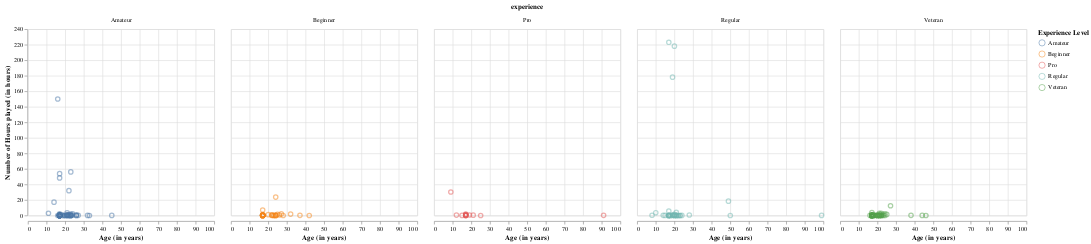

Notebook cell for this chart:
### Markdown cell above
Now we will create our scatter plots using the alt.Chart function so we can observe the patterns or trends in the data allowing for easier identification of which types of players tend to play for more hours.

Scatter plots show whether there is a relationsip bewteen experience level and played hours, or between gender and played hours. We can also see what age groups are more likely to contribute.

### Code cell
players_plot_experience = alt.Chart(players_filtered).mark_point(opacity=0.5, size=50).encode(
    x=alt.X('age').scale(zero=False).title("Age (in years)"),
    y=alt.Y('played_hours').scale(zero=False)
    .title("Number of Hours played (in hours)"), 
    color=alt.Color("experience").title("Experience Level")
).facet(
    "experience:N",
    columns=5
).configure_axis(titleFontSize=12)

players_plot_experience

### Figure 1 — Vega-Lite specification as saved in the notebook (floating-point values rounded to 4 significant figures; data arrays with more than 128 entries replaced by an {"elided": "..."} marker saying what was removed)
{"config": {"view": {"continuousWidth": 300, "continuousHeight": 300}, "axis": {"titleFontSize": 12}}, "data": {"name": "data-f032263d678c6e1b98de0a0e51f74ecf"}, "facet": {"field": "experience", "type": "nominal"}, "spec": {"mark": {"type": "point", "opacity": 0.5, "size": 50}, "encoding": {"color": {"field": "experience", "title": "Experience Level", "type": "nominal"}, "x": {"field": "age", "scale": {"zero": false}, "title": "Age (in years)", "type": "quantitative"}, "y": {"field": "played_hours", "scale": {"zero": false}, "title": "Number of Hours played (in hours)", "type": "quantitative"}}}, "columns": 5, "$schema": "https://vega.github.io/schema/vega-lite/v5.20.1.json", "datasets": {"data-f032263d678c6e1b98de0a0e51f74ecf": {"elided": "196 records"}}}
